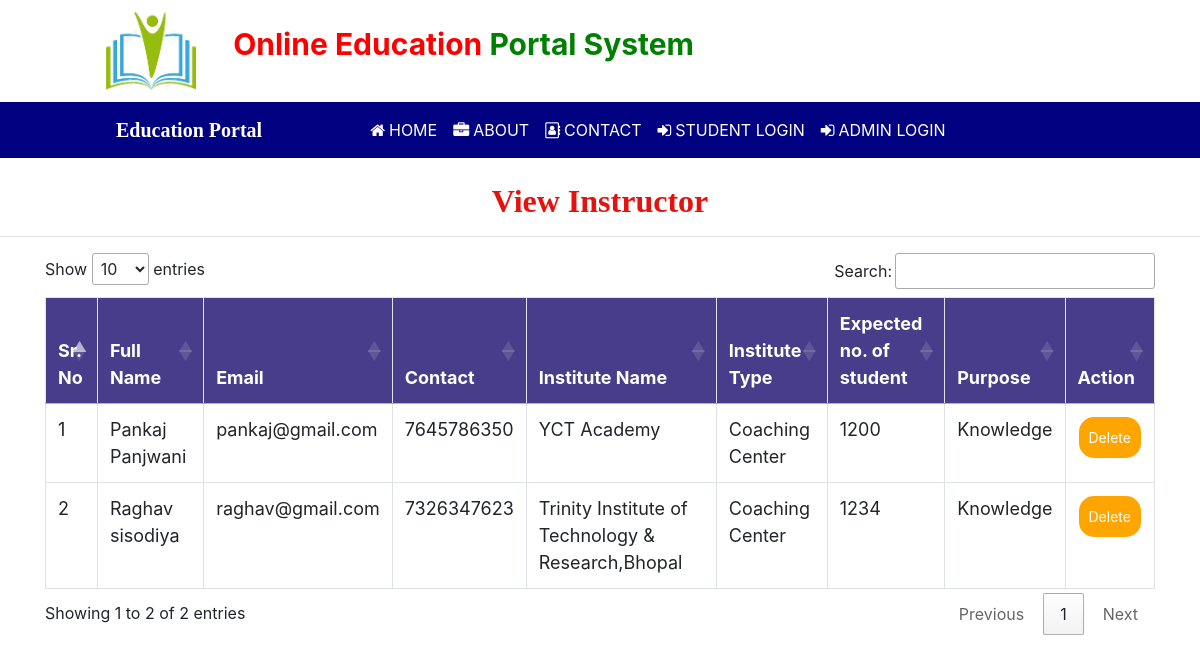
Page /view_instructor on the committed database.
### education/models.py (models this page shows, shortened)
class Instructor(models.Model):
    sign = models.ForeignKey(Signup,on_delete=models.CASCADE,null=True)
    institute_name = models.CharField(max_length=100,null=True)
    institute_type = models.CharField(max_length=100,null=True)
    expect_student = models.IntegerField(null=True)
    purpose = models.CharField(max_length=30,null=True)

class Signup(models.Model):
    user = models.ForeignKey(User,on_delete=models.CASCADE,null=True)
    contact = models.CharField(max_length=10,null=True)
    image = models.FileField(null=True)

### education/views.py (the view)
# urls.py: path('view_instructor', View_Instructor, name="view_instructor"),
def View_Instructor(request):
    pro = Instructor.objects.all()
    d = {'pro': pro}
    return render(request,'view_instructor.html',d)

### education/templates/view_instructor.html (shortened to what this page needs)
{% extends 'navigation.html' %}
{% block body %}
<center><h2 style = "font-family : 'Monotype Corsiva' ; color : #E6120E ; font-weight : bold;margin-top:2%">View Instructor</h2></center><hr>
 <div class="container">
<table class="table table-bordered" id="myTable">
  <thead>
  <tr>
    <th>Sr. No</th>
    <th>Full Name</th>
    <th>Email</th>
    <th>Contact</th>
    <th>Institute Name</th>
    <th>Institute Type</th>
    <th>Expected no. of student</th>
    <th>Purpose</th>
    <th>Action</th>
  </tr>
  </thead>
   <tbody>
{% for i in pro %}
  <tr>
      <td>{{forloop.counter}}</td>
    <td>{{i.sign.user.first_name}} {{i.sign.user.last_name}}</td>
    <td>{{i.sign.user.username}}</td>
    <td>{{i.sign.contact}}</td>
    <td>{{i.institute_name}}</td>
    <td>{{i.institute_type}}</td>
    <td>{{i.expect_student}}</td>
    <td>{{i.purpose}}</td>
    <td><a href="{% url 'delete_instruct' i.id %}"><button class="button button1" onclick="return confirm('Are you sure?')">Delete</button></a></td>
  </tr>
   {% endfor %}
    </tbody>
</table>
 </div>
{% endblock %}

### education/templates/navigation.html (style rules this page uses)
* { box-sizing: border-box; }
#myTable { border-collapse: collapse; width: 100%; border: 1px solid #ddd; font-size: 18px; }
#myTable th { text-align: left; padding: 12px; background-color: Darkslateblue; color: white; }
#myTable td { text-align: left; padding: 12px; background-color: white; }
#myTable tr { border-bottom: 1px solid #ddd; }
.button { background-color: orange; border: none; color: white; padding: 10px; text-align: center; text-decoration: none; display: inline-block; font-size: 14px; margin: 1px 1px; cursor: pointer; }
.button1 { border-radius: 15px; }

### rows in the picture
Instructor: sign.user.first_name "Pankaj", sign.user.last_name "Panjwani", sign.user.username "pankaj@gmail.com", sign.contact "7645786350", institute_name "YCT Academy", institute_type "Coaching Center", expect_student "1200", purpose "Knowledge"
Instructor: sign.user.first_name "Raghav", sign.user.last_name "sisodiya", sign.user.username "raghav@gmail.com", sign.contact "7326347623", institute_name "Trinity Institute of Technology & Research,Bhopal", institute_type "Coaching Center", expect_student "1234", purpose "Knowledge"
